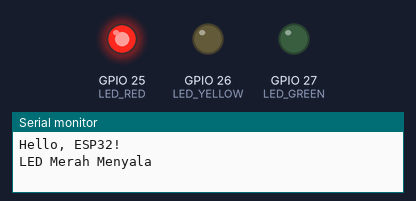
Recording of a program running on a simulated ESP32. On the bench: output pins drawn as LEDs (lit = HIGH), the last lines printed to the serial monitor.

Above: at 15.0 s.
At 32.5 s:
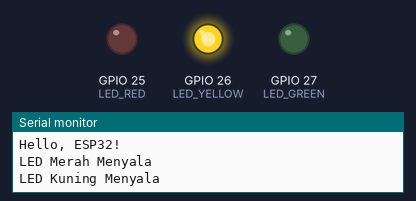
At 45.0 s:
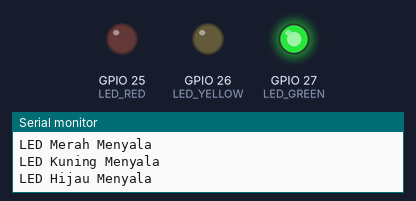
Timing chart, 0 to 71.5 s (numbered marks = the images above):
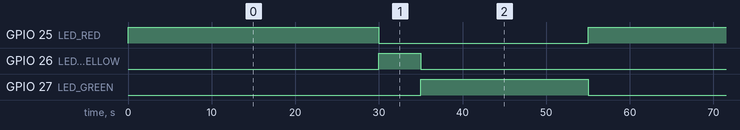

The program:

main.cpp
```cpp
#include <Arduino.h>

// Pin GPIO yang terhubung ke LED
#define LED_RED 25     // Pin GPIO 25 untuk LED merah
#define LED_YELLOW 26  // Pin GPIO 26 untuk LED kuning
#define LED_GREEN 27   // Pin GPIO 27 untuk LED hijau

void setup() {
  // Inisialisasi Serial Monitor
  Serial.begin(115200);
  Serial.println("Hello, ESP32!");

  // Set pin LED sebagai output
  pinMode(LED_RED, OUTPUT);
  pinMode(LED_YELLOW, OUTPUT);
  pinMode(LED_GREEN, OUTPUT);

  // Matikan semua LED di awal
  digitalWrite(LED_RED, LOW);
  digitalWrite(LED_YELLOW, LOW);
  digitalWrite(LED_GREEN, LOW);
}

void loop() {
  // Nyalakan LED merah selama 30 detik
  Serial.println("LED Merah Menyala");
  digitalWrite(LED_RED, HIGH);
  digitalWrite(LED_YELLOW, LOW);
  digitalWrite(LED_GREEN, LOW);
  delay(30000); // 30 detik

  // Nyalakan LED kuning selama 5 detik
  Serial.println("LED Kuning Menyala");
  digitalWrite(LED_RED, LOW);
  digitalWrite(LED_YELLOW, HIGH);
  digitalWrite(LED_GREEN, LOW);
  delay(5000); // 5 detik

  // Nyalakan LED hijau selama 20 detik
  Serial.println("LED Hijau Menyala");
  digitalWrite(LED_RED, LOW);
  digitalWrite(LED_YELLOW, LOW);
  digitalWrite(LED_GREEN, HIGH);
  delay(20000); // 20 detik
}
```

Measured:
- by itself, GPIO 25 (LED_RED): alternates HIGH for 30.0 s and LOW for 25.0 s
- by itself, GPIO 26 (LED_YELLOW): alternates HIGH for 5.0 s and LOW for 50.0 s
- by itself, GPIO 27 (LED_GREEN): alternates HIGH for 20.0 s and LOW for 35.0 s
